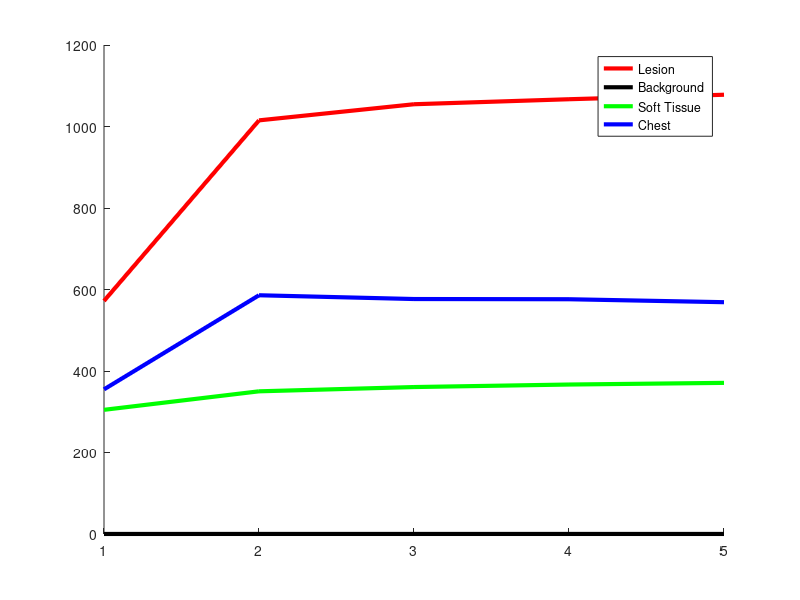

The MATLAB script that drew this image: (Note: this script raises an error after producing the figure.)
% This function reads the curves for each class, obtain a list of features from them, creates a classifier 
function makeClassifier()
close all;
clear all;
clc;

addpath('/home/olmozavala/Dropbox/OzOpenCL/MatlabActiveContours/Load_NIfTI_Images/External_Tools');
addpath('/home/olmozavala/Dropbox/OzOpenCL/Matlab_ImagePreProcessing_Kinetic/Kinetics/Kinetic_Curves_by_classes/');

% ----------- Reads the curves for each class ----------
fprintf('Reading the curves...\n'); 
load('lesions.mat')
load('background.mat')
load('stissue.mat')
load('chest.mat')

fprintf('Plotting the mean curves...\n'); 
hold on
plot(mean(lesions),'r','LineWidth',3);
plot(mean(background),'k','LineWidth',3);
plot(mean(stissue),'g','LineWidth',3);
plot(mean(chest),'b','LineWidth',3);
legend( 'Lesion','Background','Soft Tissue','Chest') ;
pause(.2);
%figure
%hold on
%plot(lesions','--r','LineWidth',1);
%plot(background','--k','LineWidth',1);
%plot(stissue','--g','LineWidth',1);
%plot(chest','--b','LineWidth',1);

% ========= Put everything in a big matrix =======
% The attributes are:
% intensities  [1:5] 
% slopes       [6:9]
% mean value   [10] 
% time to peak [11]
% time of max slope [12]
% non-decreasing function [13]

% 5 files x 30 lesions x 20 background x 30 soft tissue x 30 chest
fprintf('Putting everything ina big matrix...');
totSize = 550;
attributes = 13;
curveMatrix = zeros(totSize,attributes);
outputVector = zeros(totSize,1);
classes = {'Background 0','Chest 1','Soft Tissue 2','Lesion 3'};
currIdx = 1;

% ------ Fill lesions ------
currSize = 150;
curveMatrix(1:currIdx+currSize-1,1:5) = lesions;
outputVector(1:currIdx+currSize-1) = 3;

% ------ Fill background ------
currIdx = currIdx+currSize;
currSize = 100;
curveMatrix(currIdx:currIdx+currSize-1,1:5) = background;
outputVector(currIdx:currIdx+currSize-1) = 0;

% ------ Fill stissue------
currIdx = currIdx+currSize;
currSize = 150;
curveMatrix(currIdx:currIdx+currSize-1,1:5) = stissue;
outputVector(currIdx:currIdx+currSize-1) = 2; 

% ------ Fill chest------
currIdx = currIdx+currSize;
currSize = 150;
curveMatrix(currIdx:currIdx+currSize-1,1:5) = chest; 
outputVector(currIdx:currIdx+currSize-1) = 1; 

%------------------ Compute slopes -------------
curveMatrix(:,6) = curveMatrix(:,2) - curveMatrix(:,1);
curveMatrix(:,7) = curveMatrix(:,3) - curveMatrix(:,2);
curveMatrix(:,8) = curveMatrix(:,4) - curveMatrix(:,3);
curveMatrix(:,9) = curveMatrix(:,5) - curveMatrix(:,4);

%------------------ Compute mean -------------
curveMatrix(:,10) = mean( curveMatrix(:,1:5),2 );

%------------------ Compute time to peak -------------
[del curveMatrix(:,11)] = max( curveMatrix(:,1:5)');

%------------------ Compute time of max slope -------------
[del curveMatrix(:,12)] = max( curveMatrix(:,6:9)');

%------------------ No 'sharp' decrease -------------
curveMatrix(:,13) = min( (curveMatrix(:,6:9) > -5)')';

% ======================== Construct NB classifier ==========================================
fprintf('Making the classifiers...\n');
NBClassifier = fitcnb(curveMatrix, outputVector)
isGenRate = resubLoss(NBClassifier);
fprintf('Naive Bayes classification error of %4.2f % \n',isGenRate*100);

TreesClassifier = fitctree(curveMatrix, outputVector)
isGenRate = resubLoss(TreesClassifier);
fprintf('Regression Trees classification error of %4.2f % \n',isGenRate*100);

% ======================== Classify images ==========================================
fprintf('Classifiying the images...\n');
imagesFolder ='/media/USBSimpleDrive/BigData_Images_and_Others/PhD_Thesis/DCE_MRI/'
addpath(imagesFolder);
folders={ '8256301_p1_ok', '7585734_p14_ok_huge_tumor', '6107252_p2_ok', '5641445_p1_ok_non-mass_from_mass', '0847664_p6_ok'};

for i = 1:length(folders)
    % Read all 5 niftis
    fprintf('\nReading nifti files for: %s ... \n',folders{i});
    niftis = readNifti(folders{i});

    % -------------- Apply the classifier into the image ------------- 
    %classified = makeMagic(niftis, NBClassifier);
    classified = makeMagic(niftis, TreesClassifier);

    % --------------- Saving classification of the matrix features ------------
    save(strcat(imagesFolder,folders{i},'/ClassifiedPixels.mat'),'classified')
    
    % Modify the second image using the classification information
end

% This function is used to read 5 nifti files for each folder
function niftis = readNifti(folder)
    path = '/media/USBSimpleDrive/BigData_Images_and_Others/PhD_Thesis/DCE_MRI/';
    for i=1:5
        fileName = strcat(path,folder,'/',num2str(i),'.nii');
        nii = load_nii(fileName);
        % We smooth the image with gaussian blur
        niftis(i,:,:,:) = smooth3(nii.img);
    end

% This function classifies a DCE-MRI image using one classifier
function result = makeMagic(niftis, nb)
    % Iterate over the images
    dims = size(niftis);
    totPixelsPerVolume = dims(2)*dims(3)*dims(4);
    totNumberOfFiles = dims(1);
    numAttribs = 13;
    curveMatrix = zeros(totPixelsPerVolume,numAttribs);

    % Fill the curves with the intensity values
    display('Filling matrix with kinetic values....')
    for i=1:totNumberOfFiles
        curveMatrix(:,i) = squeeze(niftis(i,:));
    end

    display('Computing slopes of kinetic info....')
    %------------------ Compute slopes -------------
    curveMatrix(:,6) = curveMatrix(:,2) - curveMatrix(:,1);
    curveMatrix(:,7) = curveMatrix(:,3) - curveMatrix(:,2);
    curveMatrix(:,8) = curveMatrix(:,4) - curveMatrix(:,3);
    curveMatrix(:,9) = curveMatrix(:,5) - curveMatrix(:,4);

    %------------------ Compute mean -------------
    display('Computing mean of kinetic info....')
    curveMatrix(:,10) = mean( curveMatrix(:,1:5),2 );

    %------------------ Compute time to peak -------------
    display('Computing time to peak....')
    [del curveMatrix(:,11)] = max( curveMatrix(:,1:5)');

    %------------------ Compute time of max slope -------------
    [del curveMatrix(:,12)] = max( curveMatrix(:,6:9)');

    %------------------ No 'sharp' decrease -------------
    curveMatrix(:,13) = min( (curveMatrix(:,6:9) > -5)')';

    % --------- Evaluate the classifier ---------
    display('Classifying the features matrix....')
    result = predict(nb,curveMatrix);
    result = reshape(result,[dims(2),dims(3),dims(4)]);
